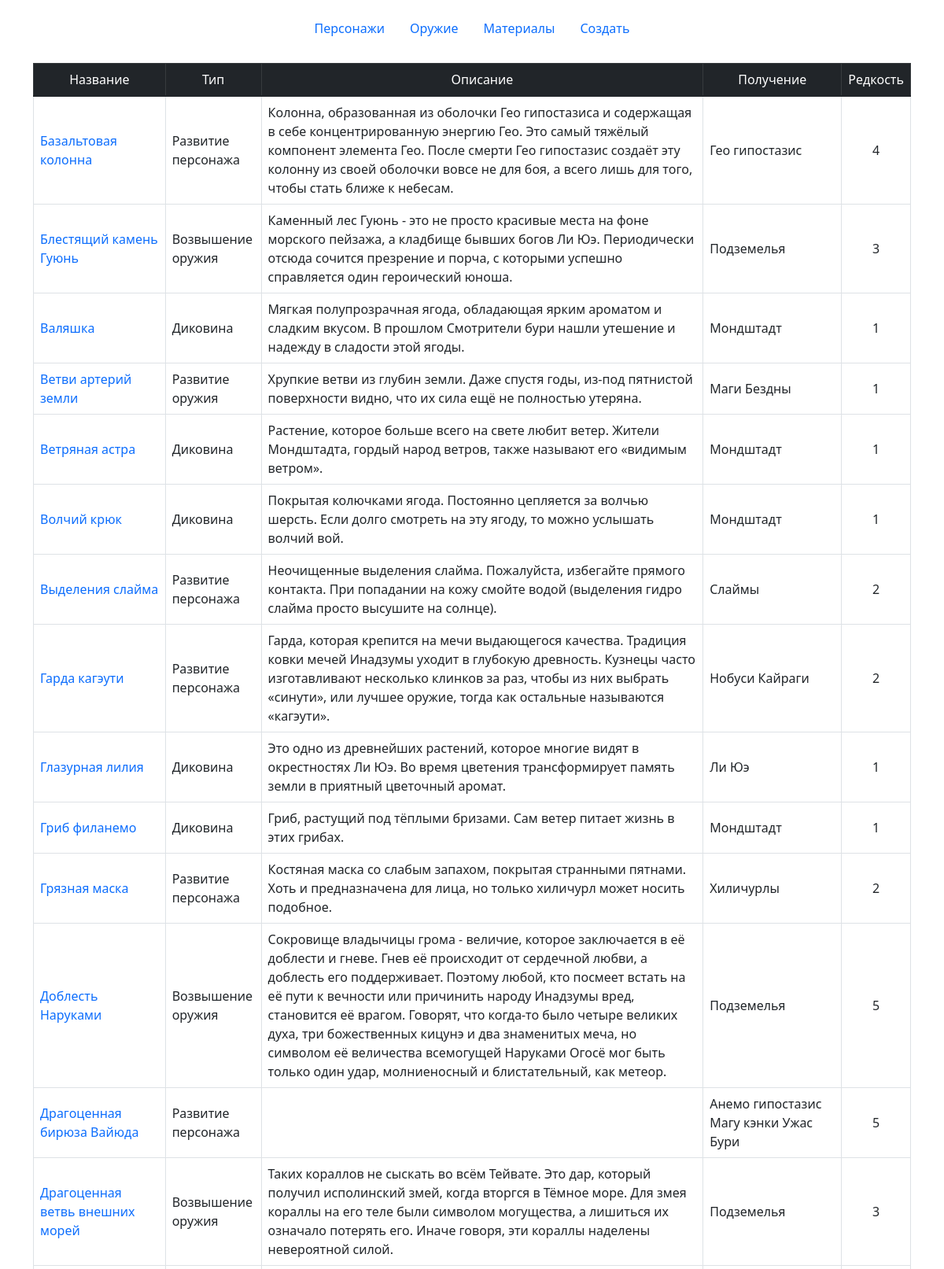
The page /materials (upper part) on the database its author committed.
### tables this page shows
CREATE TABLE `Материалы` (`Название`, `Тип`, `Описание`, `Способ получения`, `Редкость`);

### main.py (the view)
@app.route('/materials')
def materials():
    materials = database_request("SELECT * FROM Материалы", "many")
    return render_template('materials.html', materials=materials)

### main.py (called while the page is built)
def database_request(sql, value):
    conn = sqlite3.connect("./data.db")
    if "DELETE" in sql or "INSERT" in sql or "UPDATE" in sql:
        try:
            conn.execute(sql)
            conn.commit()
            conn.close()
        except:
            redirect('/404')
    else:
        if value == "one":
            result = conn.execute(sql).fetchone()
            conn.close()
        if value == "many":
            result = conn.execute(sql).fetchall()
            conn.close()
        return result

### templates/materials.html (shortened to what this page needs)
{% extends 'base.html' %}
{% block body %}
<div class="container mt-2">
    <table class="table table-bordered">
        <thead class="table-dark">
            <tr class="align-middle" style="text-align:center">
                <td>Название</td>
                <td>Тип</td>
                <td>Описание</td>
                <td>Получение</td>
                <td>Редкость</td>
            </tr>
        </thead>
    {% for el in materials %}
        <tr class="align-middle">
            <td><a href="/materials/{{ el[0] }}" style="text-decoration: none">{{ el[0] }}</a></td>
            <td>{{ el[1] }}</td>
            <td>{{ el[2] }}</td>
            <td>{{ el[3] }}</td>
            <td style="text-align:center">{{ el[4] }}</td>
        </tr>
    {% endfor %}
    </table>
</div>
{% endblock %}

### rows shown on the page
Материалы: Название "Базальтовая колонна", Тип "Развитие персонажа", Описание "Колонна, образованная из оболочки Гео гипостазиса и содержащая в себе концентрированную энергию Гео. Это самый тяжёлый компонент элемента Гео. После смерти Гео гипостазис создаёт эту колонну из своей оболочки вовсе не для боя, а всего лишь для того, чтобы стать ближе к небесам.", Способ получения "Гео гипостазис", Редкость "4"
Материалы: Название "Блестящий камень Гуюнь", Тип "Возвышение оружия", Описание "Каменный лес Гуюнь - это не просто красивые места на фоне морского пейзажа, а кладбище бывших богов Ли Юэ. Периодически отсюда сочится презрение и порча, с которыми успешно справляется один героический юноша.", Способ получения "Подземелья", Редкость "3"
Материалы: Название "Валяшка", Тип "Диковина", Описание "Мягкая полупрозрачная ягода, обладающая ярким ароматом и сладким вкусом. В прошлом Смотрители бури нашли утешение и надежду в сладости этой ягоды.", Способ получения "Мондштадт", Редкость "1"
Материалы: Название "Ветви артерий земли", Тип "Развитие оружия", Описание "Хрупкие ветви из глубин земли. Даже спустя годы, из-под пятнистой поверхности видно, что их сила ещё не полностью утеряна.", Способ получения "Маги Бездны", Редкость "1"
Материалы: Название "Ветряная астра", Тип "Диковина", Описание "Растение, которое больше всего на свете любит ветер. Жители Мондштадта, гордый народ ветров, также называют его «видимым ветром».", Способ получения "Мондштадт", Редкость "1"
Материалы: Название "Волчий крюк", Тип "Диковина", Описание "Покрытая колючками ягода. Постоянно цепляется за волчью шерсть. Если долго смотреть на эту ягоду, то можно услышать волчий вой.", Способ получения "Мондштадт", Редкость "1"
Материалы: Название "Выделения слайма", Тип "Развитие персонажа", Описание "Неочищенные выделения слайма. Пожалуйста, избегайте прямого контакта. При попадании на кожу смойте водой (выделения гидро слайма просто высушите на солнце).", Способ получения "Слаймы", Редкость "2"
Материалы: Название "Гарда кагэути", Тип "Развитие персонажа", Описание "Гарда, которая крепится на мечи выдающегося качества. Традиция ковки мечей Инадзумы уходит в глубокую древность. Кузнецы часто изготавливают несколько клинков за раз, чтобы из них выбрать «синути», или лучшее оружие, тогда как остальные называются «кагэути».", Способ получения "Нобуси Кайраги", Редкость "2"
Материалы: Название "Глазурная лилия", Тип "Диковина", Описание "Это одно из древнейших растений, которое многие видят в окрестностях Ли Юэ. Во время цветения трансформирует память земли в приятный цветочный аромат.", Способ получения "Ли Юэ", Редкость "1"
Материалы: Название "Гриб филанемо", Тип "Диковина", Описание "Гриб, растущий под тёплыми бризами. Сам ветер питает жизнь в этих грибах.", Способ получения "Мондштадт", Редкость "1"
Материалы: Название "Грязная маска", Тип "Развитие персонажа", Описание "Костяная маска со слабым запахом, покрытая странными пятнами. Хоть и предназначена для лица, но только хиличурл может носить подобное.", Способ получения "Хиличурлы", Редкость "2"
Материалы: Название "Доблесть Наруками", Тип "Возвышение оружия", Описание "Сокровище владычицы грома - величие, которое заключается в её доблести и гневе. Гнев её происходит от сердечной любви, а доблесть его поддерживает. Поэтому любой, кто посмеет встать на её пути к вечности или причинить народу Инадзумы вред, становится её врагом. Говорят, что когда-то было четыре великих духа, три божественных кицунэ и два знаменитых меча, но символом её величества всемогущей Наруками Огосё мог быть только один удар, молниеносный и блистательный, как метеор.", Способ получения "Подземелья", Редкость "5"
Материалы: Название "Драгоценная бирюза Вайюда", Тип "Развитие персонажа", Способ получения "Анемо гипостазис Магу кэнки Ужас Бури", Редкость "5"
Материалы: Название "Драгоценная ветвь внешних морей", Тип "Возвышение оружия", Описание "Таких кораллов не сыскать во всём Тейвате. Это дар, который получил исполинский змей, когда вторгся в Тёмное море. Для змея кораллы на его теле были символом могущества, а лишиться их означало потерять его. Иначе говоря, эти кораллы наделены невероятной силой.", Способ получения "Подземелья", Редкость "3"
